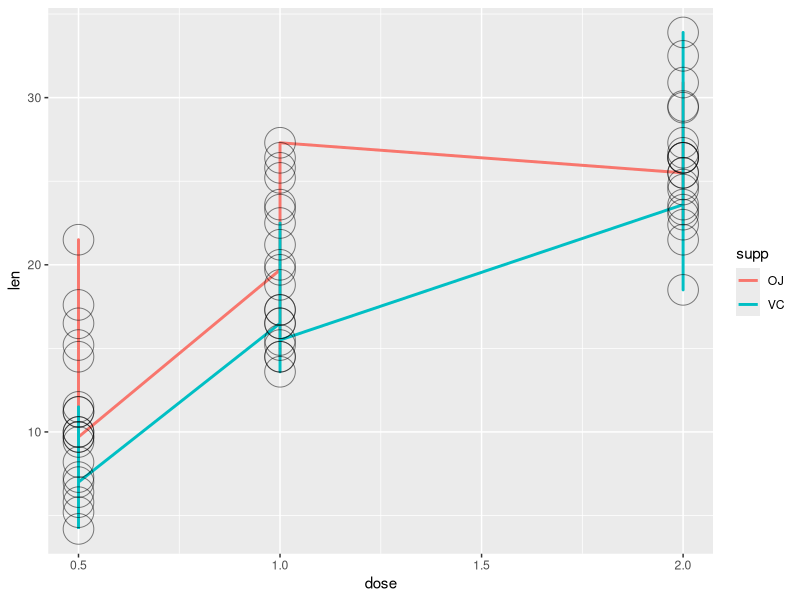

This figure's R source:
## ---- chunk 1
# Load the ToothGrowth data and perform some basic exploratory data analyses
data(ToothGrowth)
head(ToothGrowth)
tail(ToothGrowth)
str(ToothGrowth)
## ---- chunk 2
summary(ToothGrowth)
## ---- chunk 3
library(ggplot2)
t = ToothGrowth
g <- ggplot(ToothGrowth, aes(x = dose, y = len, dose = factor(supp)))
g <- g + geom_line(size = 1, aes(colour = supp)) + geom_point(size =10, pch = 21,  alpha = .5)
g
## ---- chunk 4

hypo1 <- t.test(len~supp, data=t)
hypo1$conf.int
hypo1$p.value
## ---- chunk 5
hypo2 <- t.test(len~supp, data=subset(t, dose==.5))
hypo2$conf.int
hypo2$p.value
## ---- chunk 6
hypo3 <- t.test(len~supp, data=subset(t, dose==1.0))
hypo3$conf.int
hypo3$p.value
## ---- chunk 7
hypo4 <- t.test(len~supp, data=subset(t, dose==2.0))
hypo4$conf.int
hypo4$p.value
